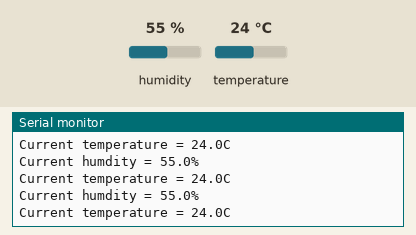
Simulated run of this sketch. Board: Arduino Uno, built with avr-gcc and run on an emulated ATmega328P. Parts: the last lines printed to the serial monitor. Wiring (inferred from the names in the program): DHT11 sensor: data pin 2. The test bench sets the inputs (shaded band); at power-on: temperature 24 °C, humidity 55 %.

Above: at 3.0 s.
3.1 s: temperature set to 7.6 °C
At 4.3 s:
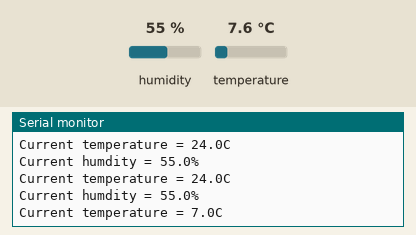
6.6 s: temperature set to 6.1 °C
At 7.2 s:
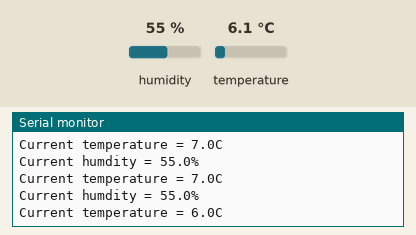
Timing chart, 0 to 9.6 s (numbered marks = the images above; inputs shaded):
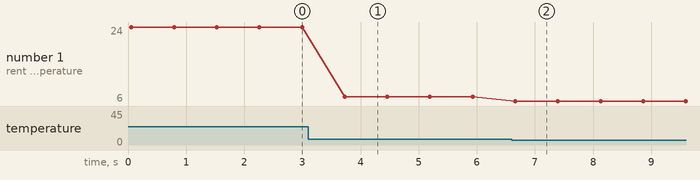

Measured:
- after the input at 3.1 s, the serial monitor: prints a new line after 0.63 s (image 1)
- after the input at 6.6 s, the serial monitor: prints a new line after 0.06 s (image 2)
- plotted number 1: 24 → 7 after the input at 3.1 s, 7 → 6 after the input at 6.6 s

The sketch:

TemperatureAndHumidity.ino
```cpp
int DHpin = 2; // input/output pin
byte dat[5];

byte read_data()
{
  byte data;
  for(int i = 0; i < 8; i++)
  {
    if(digitalRead(DHpin) == LOW)
    {
      while(digitalRead(DHpin) == LOW); // wait 50us;
      delayMicroseconds(30); //The duration of the high level is judged to determine whether the data is '0' or '1';
      if(digitalRead(DHpin) == HIGH)
        data |= (1<<(7 - i)); //High in the former, low in the post;
      while(digitalRead(DHpin) == HIGH); //Data '1', waiting for the next bit of reception;
    }
  }
  return data;
}

void start_test()
{
  digitalWrite(DHpin, LOW); //Pull down the bus to send the start signal;
  delay(30); //The delay is greater than 18 ms so that DHT 11 can detect the start signal;
  digitalWrite(DHpin, HIGH);
  delayMicroseconds(40); //Wait for DHT11 to respond;
  pinMode(DHpin, INPUT);
  while(digitalRead(DHpin) == HIGH);
  delayMicroseconds(80); //The DHT11 responds by pulling the bus low for 80us;
  if(digitalRead(DHpin) == LOW);
    delayMicroseconds(80); //DHT11 pulled up after the bus 80us to start sending data;
  for(int i = 0; i < 4; i++) //Receiving temperature and humidity data, check bits are not considered;
    dat[i] = read_data();
  pinMode(DHpin, OUTPUT);
  digitalWrite(DHpin, HIGH); //After the completion of a release of data bus, waiting for the host to start the next signal
}

void setup()
{
  Serial.begin(9600);
  pinMode(DHpin, OUTPUT);
}

void loop()
{
  start_test();
  Serial.print("Current humdity = ");
  Serial.print(dat[0], DEC); //Displays the integer bits of humidity;
  Serial.print('.');
  Serial.print(dat[1], DEC); //Displays the decimal places of the humidity;
  Serial.println('%');
  Serial.print("Current temperature = ");
  Serial.print(dat[2], DEC); //Displays the integer bits of temperature;
  Serial.print('.');
  Serial.print(dat[3], DEC); //Displays the decimal places of the temperature;
  Serial.println('C');
  delay(700);
}
```
